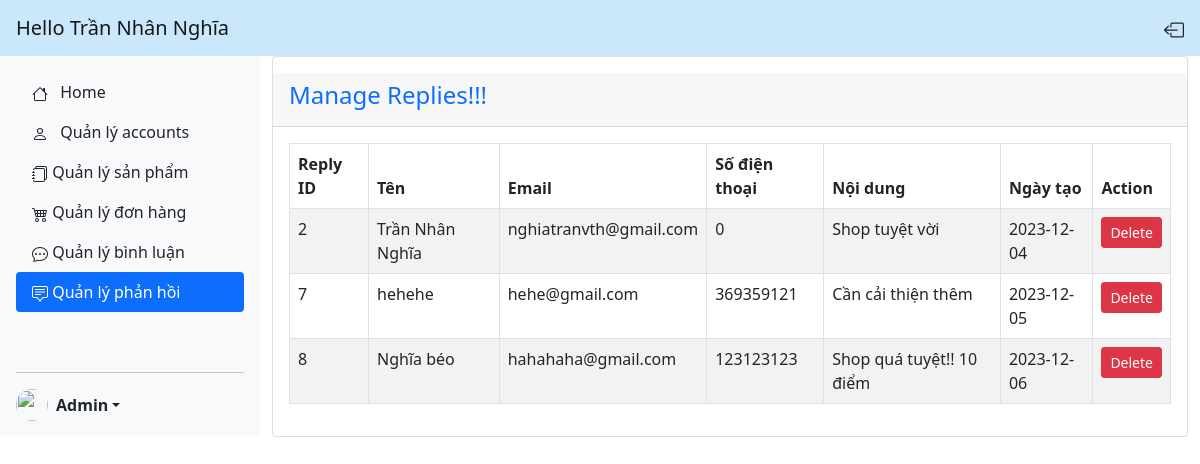
Page /admin/reply.php (signed in) on the committed database.
### tables this page shows
CREATE TABLE `replies` (
  `id` int(11) NOT NULL,
  `name` varchar(255) NOT NULL,
  `email` varchar(255) NOT NULL,
  `phone` int(20) DEFAULT NULL,
  `reply` text NOT NULL,
  `created_at` date NOT NULL DEFAULT current_timestamp()
);

### HTML/admin/reply.php (the view, shortened to what this page needs)
<!DOCTYPE html>
<html lang="en">
<head>
    <link href="https://cdn.jsdelivr.net/npm/bootstrap@5.0.2/dist/css/bootstrap.min.css" rel="stylesheet">
</head>
<body>
    <?php if (!isset($_SESSION['is_admin']) || !$_SESSION['is_admin']) { ?>
        <div class="alert alert-danger text-center" role="alert">
            You don't have permission
        </div>
        <a href="../index.php" class="btn btn-primary">Return to homepage</a>
    <?php } else { ?>
        <nav class="navbar navbar-light" style="background-color: #cbe7fb;">
            <span class="navbar-brand mb-0 h1 ms-3">Hello <?php echo $_SESSION['name']; ?> </span>
            <a href="logout.php" class="nav-link link-dark">
            </a>
        </nav>
        <div class="d-flex">
            <div class="d-flex flex-column flex-shrink-0 p-3 bg-light" style="width: 260px; background-color: #e3f2fd;">
                <ul class="nav nav-pills flex-column mb-auto">
                    <li class="nav-item">
                        <a href="index.php" class="nav-link link-dark">
                            Home
                        </a>
                    </li>
                    <li>
                        <a href="account.php" class="nav-link link-dark">
                            Quản lý accounts
                        </a>
                    </li>
                    <li>
                        <a href="product.php" class="nav-link link-dark">
                            Quản lý sản phẩm
                        </a>
                    </li>
                    <li>
                        <a href="order.php" class="nav-link link-dark">
                            Quản lý đơn hàng
                        </a>
                    </li>
                    <li>
                        <a href="comment.php" class="nav-link link-dark">
                            Quản lý bình luận
                        </a>
                    </li>
                    <li>
                        <a href="reply.php" class="nav-link active" aria-current="page">
                            Quản lý phản hồi
                        </a>
                    </li>
                </ul>
                <hr>
                <div class="dropdown">
                    <a href="#" class="d-flex align-items-center link-dark text-decoration-none dropdown-toggle" id="dropdownUser2" data-bs-toggle="dropdown" aria-expanded="false">
                        <img src="http://cdn.onlinewebfonts.com/svg/img_325798.png" alt="" width="32" height="32" class="rounded-circle me-2">
                        <strong>Admin</strong>
                    </a>
                </div>
            </div>
            <div class="container">
                <div class="row">
                    <div class="col-md-12">
                        <div class="card">
                            <div class="card-header mt-3">
                                <div class="h4 text-primary">
                                    Manage Replies!!!
                                </div>
                            </div>
                            <div class="card-body">
                                <table class="table table-bordered table-striped" id="myTable">
                                    <thead>
                                        <tr>
                                            <th>Reply ID</th>
                                            <th>Tên</th>
                                            <th>Email</th>
                                            <th>Số điện thoại</th>
                                            <th>Nội dung</th>
                                            <th>Ngày tạo</th>
                                            <th>Action</th>
                                        </tr>
                                    </thead>
                                    <tbody>
                                        <?php
                                        require 'dbcon.php';
                                        $sql = "SELECT * FROM replies";
                                        $result = mysqli_query($conn, $sql);
                                        if (mysqli_num_rows($result) > 0) {
                                            foreach ($result as $reply) {
                                        ?>
                                                <tr>
                                                    <td><?= $reply['id'] ?></td>
                                                    <td><?= $reply['name'] ?></td>
                                                    <td><?= $reply['email'] ?></td>
                                                    <td><?= $reply['phone'] ?></td>
                                                    <td><?= $reply['reply'] ?></td>
                                                    <td><?= $reply['created_at'] ?></td>
                                                    <td>
                                                        <button type="button" value="<?= $reply['id']; ?>" class="deleteReplyBtn btn btn-danger btn-sm">Delete</button>
                                                    </td>
                                                </tr>
                                        <?php
                                            }
                                        }
                                        ?>
                                    </tbody>
                                </table>
                            </div>
                        </div>
                    </div>
                </div>
            </div>
        </div>
    <?php } ?>
</body>
</html>

### rows in the picture
replies: id "2", name "Trần Nhân Nghĩa", email "nghiatranvth@gmail.com", phone "0", reply "Shop tuyệt vời", created_at "2023-12-04"
replies: id "7", name "hehehe", email "hehe@gmail.com", phone "369359121", reply "Cần cải thiện thêm", created_at "2023-12-05"
replies: id "8", name "Nghĩa béo", email "hahahaha@gmail.com", phone "123123123", reply "Shop quá tuyệt!! 10 điểm", created_at "2023-12-06"

### other values in the picture
$_SESSION['name'] "Trần Nhân Nghĩa"
